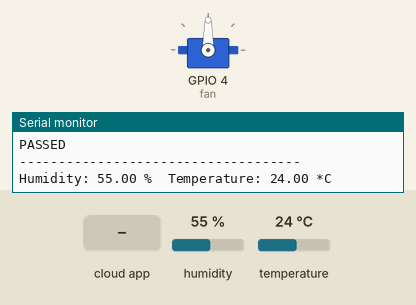
A sketch run on a simulated ESP8266 (NodeMCU). On the bench: servo, the last lines printed to the serial monitor. The inputs (shaded band) are chosen by the test bench; at power-on: humidity 55 %, temperature 24 °C. WiFi joins after 1.5 s; servers stay silent unless stated.

Above: at 2.8 s.
2.9 s: the phone or cloud app sets led to 1
At 3.7 s:
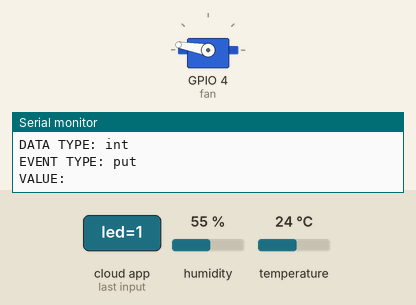
At 4.9 s:
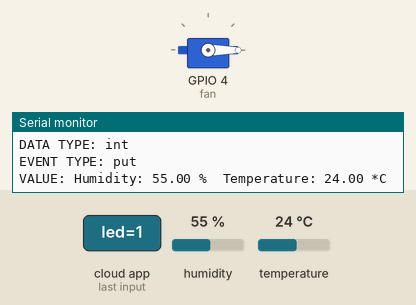
Timing chart, 0 to 6.4 s (numbered marks = the images above; inputs shaded):
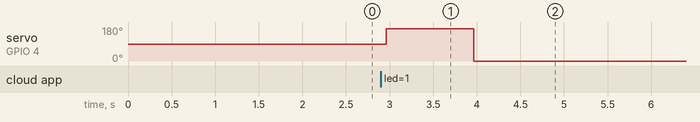

The sketch:

Blink.ino
```cpp
#include "FirebaseESP8266.h"  // Arduino IDE uzerinden library sekmesinden "Firebase ESP8266" isimli kutuphane yuklenecek
#include <ESP8266WiFi.h> // ESP
#include <Servo.h> //servo motor için gerekli kütüphane
#include "DHT.h"


#define FIREBASE_HOST "********************" //firebase hostumuzun linki
#define FIREBASE_AUTH "*****************************" //firebase token firebase den alınıyor
#define WIFI_SSID "*************"// wifi SSID
#define WIFI_PASSWORD "*******************************"//wifi şifresi


#define DHTPIN 5
#define DHTTYPE DHT22   //buralar sıcaklık sensörü için
#define fan 4
int maxHum = 60;
int maxTemp = 40;
DHT dht(DHTPIN, DHTTYPE);


//firebase Objesi
FirebaseData ledData;
FirebaseData sensorData;

Servo servo;
void setup()
{
  servo.attach(4);

  pinMode(fan, OUTPUT);// sensörün bağlantı configürasyonu

  Serial.begin(115200);
   dht.begin(); // sıcaklık sensörü başladı
//wifi bağlantısı

  WiFi.begin(WIFI_SSID, WIFI_PASSWORD);
  Serial.print("Connecting to Wi-Fi");
  while (WiFi.status() != WL_CONNECTED)
  {
    Serial.print(".");
    delay(300);
  }
  Serial.println();
  Serial.print("Connected with IP: ");
  Serial.println(WiFi.localIP());
  Serial.println();
 // firebase bağlantısını başlatacağız
  Firebase.begin(FIREBASE_HOST, FIREBASE_AUTH);
  Firebase.reconnectWiFi(true);
  //servo motor bağlantısı
  servo.attach(4);
  //burada bağlantıda hata çıkarsa yazdırıyoruz çıkmazsa devam ediyoruz.
  //ayrıca burada stream edilecek datanın yolunu da belirtiyoruz benimki led/led
    Serial.println("Begin stream 1...");
  if (!Firebase.beginStream(ledData, "led/led" ))
  {
    Serial.println("FAILED");
    Serial.println("REASON: " + ledData.errorReason());
    Serial.println();
  }
  else
  {
    Serial.println("PASSED");
    Serial.println("------------------------------------");
    Serial.println();
  }

}

unsigned long previousMillis = 0;
const long interval = 1000;   // burası asenkron yapamadığmız kısım

void loop() {
  //stream i başlatıyoruz başlamazsa veya zaman aşımına uğrarsa hata mesajı dönüyor
 if (!Firebase.readStream(ledData))
  {
    Serial.println("Can't read stream data");
    Serial.println("REASON: " + ledData.errorReason());
    Serial.println();
  }
  //stream sırasında zaman aşımı oluşursa çalışacak kod
    if (ledData.streamTimeout())
  {
    Serial.println("Stream timeout, resume streaming...");
    Serial.println();
  }
         //stream süresince çalışacak bölüm

    if (ledData.streamAvailable())
  {
    Serial.println("------------------------------------");
    Serial.println("Stream Data Available...");
    Serial.println("STREAM PATH: " + ledData.streamPath());
    Serial.println("EVENT PATH: " + ledData.dataPath());
    Serial.println("DATA TYPE: " + ledData.dataType());
    Serial.println("EVENT TYPE: " + ledData.eventType());
    Serial.print("VALUE: ");
     if(ledData.boolData()==true){
     servo.write(170);
     delay(1000);
     servo.write(0);
     Firebase.setBool(ledData, "/led/led", false);
     }


  }

  unsigned long currentMillis = millis();
 // her iki san,yede bir çalışacak parça
  if (currentMillis - previousMillis >= interval) {
    // save the last time you blinked the LED
    previousMillis = currentMillis;

     float h = dht.readHumidity();
  // Read temperature as Celsius
  float t = dht.readTemperature();

  // Check if any reads failed and exit early (to try again).
  if (isnan(h) || isnan(t)) {
    Serial.println("Failed to read from DHT sensor!");
    return;
  }

  if(h > maxHum || t > maxTemp) {
      digitalWrite(fan, HIGH);
  } else {
     digitalWrite(fan, LOW);
  }
  Firebase.setFloat(sensorData, "/sensors/temprature", t);
  Firebase.setFloat(sensorData, "/sensors/humidty", h);
  Serial.print("Humidity: ");
  Serial.print(h);
  Serial.print(" %\t");
  Serial.print("Temperature: ");
  Serial.print(t);
  Serial.println(" *C ");


  }


}
```

Measured:
- after the input at 2.9 s, servo on GPIO 4 (fan): 90° → 170° after 0.06 s, → 0° 1.0 s later
